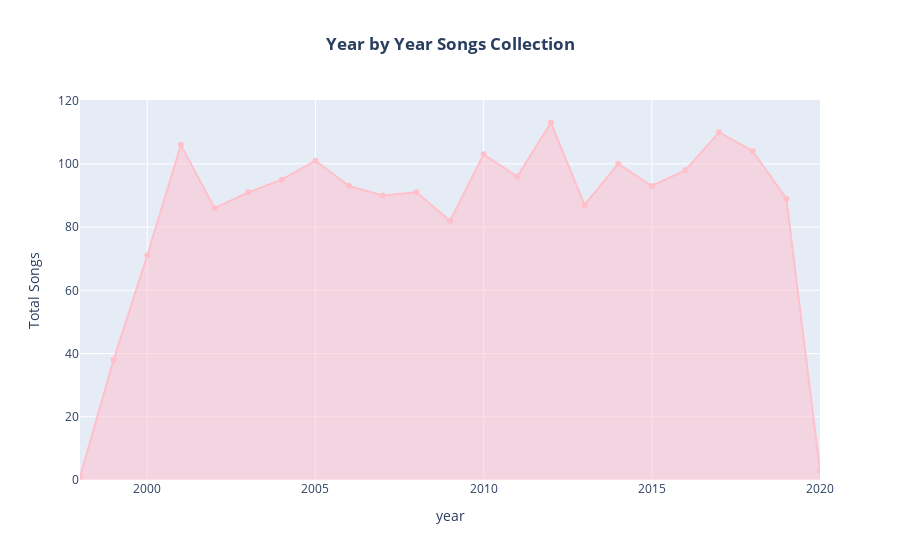

The cell this chart's notebook holds for it:
### Markdown cell above
Row 1, Column 1 - popularity:

Histogram: This subplot will show the distribution of the popularity feature.
Insight: This can reveal whether most songs in the dataset are relatively popular or not. A right-skewed distribution would suggest that more songs are highly popular, while a left-skewed distribution would indicate many songs are less popular.

Row 1, Column 2 - danceability:

Histogram: This will depict the distribution of danceability, a feature indicating how suitable a track is for dancing.
Insight: The shape of the distribution can show if the dataset has more tracks that are generally danceable (higher values) or less danceable (lower values).

Row 1, Column 3 - energy:

Histogram: This shows the distribution of the energy feature, which measures the intensity and activity of the track.
Insight: You can infer whether the dataset consists of more high-energy tracks (e.g., energetic, fast songs) or low-energy tracks (e.g., mellow, calm songs).

Row 2, Column 1 - loudness:

Histogram: This subplot will depict the distribution of loudness, which represents the overall volume level of the track.
Insight: The distribution can show the average loudness level of tracks in the dataset. A higher concentration in certain ranges could indicate a trend toward louder or softer tracks.

Row 2, Column 2 - speechiness:

Histogram: This will show the distribution of speechiness, indicating the presence of spoken words in a track.
Insight: A higher concentration of values near 0 suggests most tracks are purely musical with little speech, while higher values indicate more spoken-word content, such as podcasts or rap.

Row 2, Column 3 - acousticness:

Histogram: This subplot will depict the distribution of acousticness, a measure of how acoustic the track is.
Insight: If most values are high, it suggests a majority of tracks are acoustic, whereas lower values indicate more electronic or synthesized tracks.

Row 3, Column 1 - liveness:

Histogram: This shows the distribution of liveness, which measures the presence of a live audience in the recording.
Insight: A high concentration of values close to 1 would suggest that many tracks are live recordings, while lower values indicate studio recordings.

Row 3, Column 2 - valence:

Histogram: This subplot depicts the distribution of valence, which indicates the musical positivity of the track.
Insight: Tracks with higher valence sound more positive and cheerful, while those with lower valence might sound more sad or serious. The distribution can show the general mood of the tracks in the dataset.

Row 3, Column 3 - tempo:

Histogram: This will show the distribution of tempo, the speed or pace of a track measured in beats per minute (BPM).
Insight: You can observe whether the dataset includes more fast-paced tracks or slower ones, which can influence the overall vibe of the dataset.

### Code cell
# Group by 'year' and count the number of 'song' entries per year
input_grouped = input.groupby('year', as_index=False).count().sort_values(by='song', ascending=False)

# Create an area chart with Plotly Express
fig = px.area(
    input_grouped,
    x='year',
    y='song',
    markers=True,
    labels={'song': 'Total Songs'},
    color_discrete_sequence=['pink'],
    title='<b>Year by Year Songs Collection</b>'
)

# Update layout for better hover and title positioning
fig.update_layout(
    hovermode='x',
    title_x=0.5
)

# Show the figure
fig.show()

### Figure 1 — Plotly figure (JSON) as saved in the notebook; plotly's stock layout.template omitted (floating-point values rounded to 4 significant figures)
{"data": [{"fillpattern": {"shape": ""}, "hovertemplate": "year=%{x}<br>Total Songs=%{y}<extra></extra>", "legendgroup": "", "line": {"color": "pink"}, "marker": {"symbol": "circle"}, "mode": "lines+markers", "name": "", "orientation": "v", "showlegend": false, "stackgroup": "1", "type": "scatter", "x": [2012, 2017, 2001, 2018, 2010, 2005, 2014, 2016, 2011, 2004, 2015, 2006, 2008, 2003, 2007, 2019, 2013, 2002, 2009, 2000, 1999, 2020, 1998], "xaxis": "x", "y": [113, 110, 106, 104, 103, 101, 100, 98, 96, 95, 93, 93, 91, 91, 90, 89, 87, 86, 82, 71, 38, 3, 1], "yaxis": "y"}], "layout": {"hovermode": "x", "legend": {"tracegroupgap": 0}, "title": {"text": "<b>Year by Year Songs Collection</b>", "x": 0.5}, "xaxis": {"anchor": "y", "domain": [0, 1], "title": {"text": "year"}}, "yaxis": {"anchor": "x", "domain": [0, 1], "title": {"text": "Total Songs"}}}}
